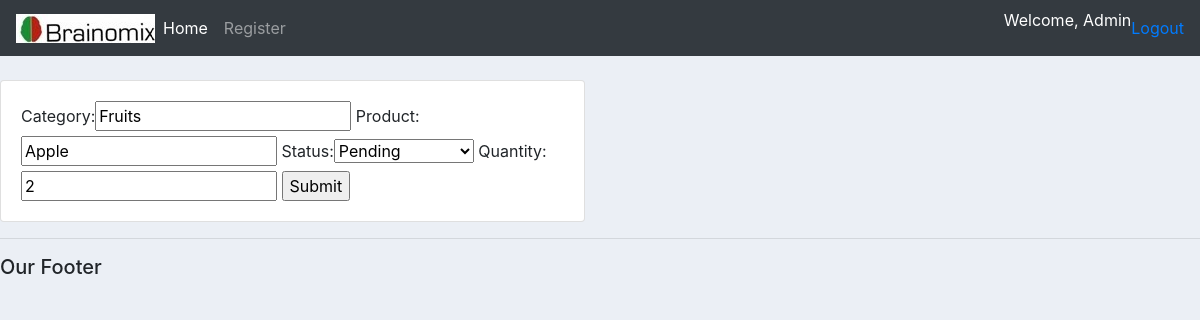
The page /update_order/36/ (signed in) on the database its author committed.
### accounts/models.py (models this page shows, shortened)
class Order(models.Model):
    STATUS = (
        ('Pending', 'Pending'),
        ('Out for delivery', 'Out for delivery'),
        ('Delivered', 'Delivered'),
    )
    CATEGORY = (
        ('Food', 'Food'),
        ('Clothing', 'Clothing'),
        ('Home Appliances', 'Home Appliances'),
        ('Groceries', 'Groceries'),
        ('Medical Aids', 'Medical Aids'),
    )
    category = models.CharField(max_length=30, null=False)
    product = models.CharField(max_length=30, null=False)
    date_created =models.DateTimeField(auto_now_add=True, null=True)
    status = models.CharField(max_length=200, null=True, choices=STATUS)
    quantity = models.PositiveSmallIntegerField(null=True)

### accounts/views.py (the view)
# urls.py: path('update_order/<str:pk>/', views.updateOrder, name="update_order"),
@login_required(login_url='login')
def updateOrder(request, pk):
    order = Order.objects.get(id=pk)
    form = OrderForm(instance=order)
    if request.method =='POST':
        form = OrderForm(request.POST, instance=order)
        if form.is_valid():
            form.save()
            return redirect('/')
    context = {'form':form}
    return render(request, 'accounts/order_form.html', context)

### accounts/views.py
class OrderForm(ModelForm):
    class Meta:
        model = Order
        fields = '__all__'

### accounts/templates/accounts/order_form.html (shortened to what this page needs)
{% extends 'accounts/main.html' %}
{% load static %}
{% block content %}
<br>
<div class="row">
    <div class="col-md-6">
        <div class="card card-body">
<form action="" method="POST">
    {{ form }}
    <input type="submit" name="Submit">
</form>
        </div>
    </div>
</div>
{% endblock %}

### accounts/templates/accounts/navbar.html (shortened to what this page needs)
{% load static %}
<nav class="navbar navbar-expand-lg navbar-dark bg-dark">
  <img src="{% static 'img/brain_image.jpg' %}">
  <div class="collapse navbar-collapse" id="navbarNav">
    <ul class="navbar-nav">
      <li class="nav-item active">
        <a class="nav-link" href="{% url 'home' %}">Home</a>
      </li>
      <li class="nav-item">
        <a class="nav-link" href="{% url 'register' %}">Register</a>
      </li>
    </ul>
  </div>
    <p style="color:white">Welcome, {{request.user}}</p>
    <span> <a class="hello-msg" href="{% url 'logout' %}">Logout</a></span>
</nav>

### accounts/static/css/main.css (style rules this page uses)
body { background-color: #ebeff5; }

### rows shown on the page
Order: category "Fruits", product "Apple", status "Pending", quantity "2"

### other values the page prints
{{ request.user }} "Admin"
